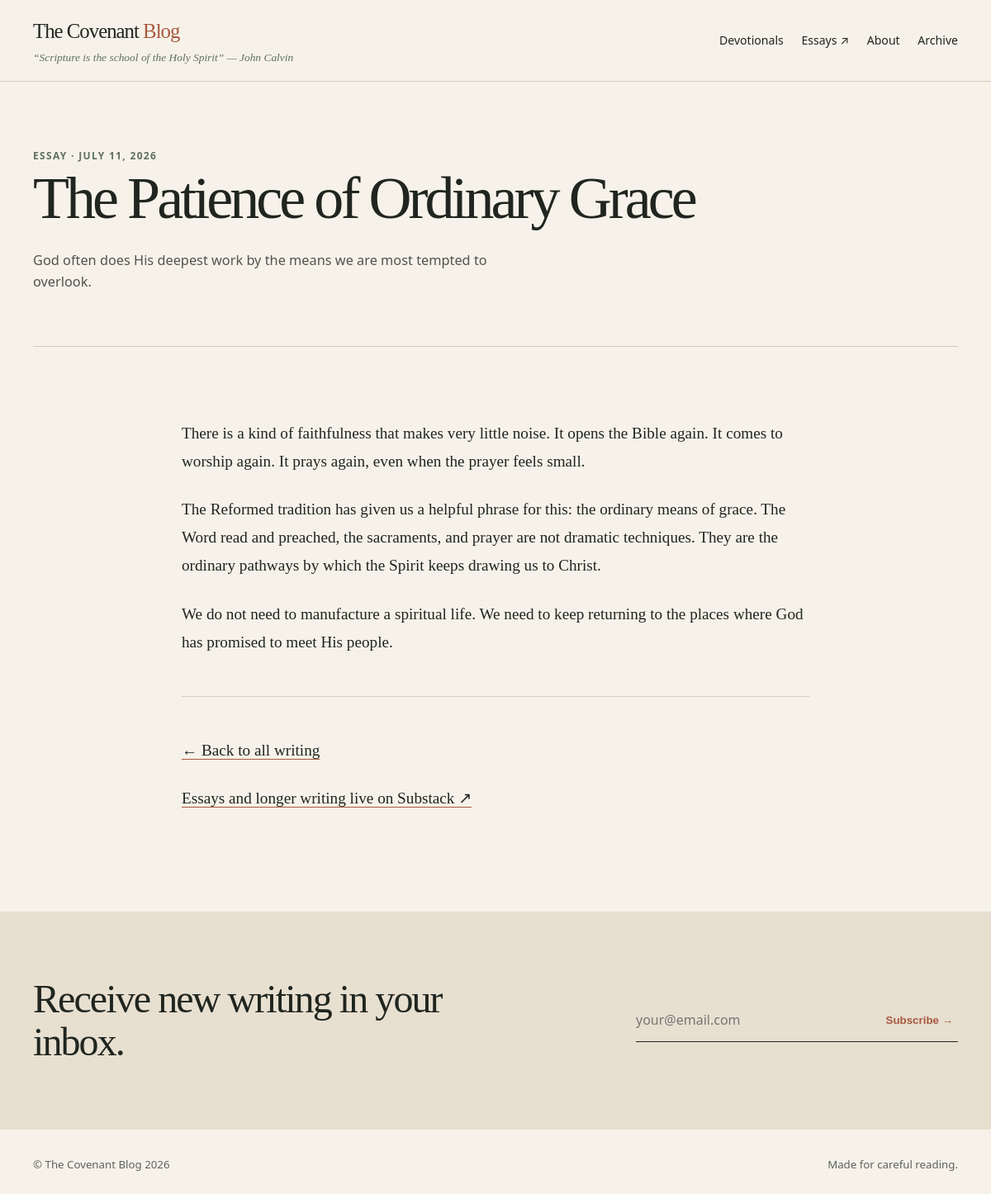
Screenshot of /post.php?post=the-patience-of-ordinary-grace with the database file from the repository.
### tables this page shows
CREATE TABLE posts (
            id INTEGER PRIMARY KEY AUTOINCREMENT,
            slug TEXT UNIQUE NOT NULL,
            title TEXT NOT NULL,
            category TEXT NOT NULL DEFAULT 'Essay',
            excerpt TEXT NOT NULL DEFAULT '',
            body TEXT NOT NULL DEFAULT '',
            status TEXT NOT NULL DEFAULT 'draft',
            published_at TEXT,
            created_at TEXT NOT NULL DEFAULT (datetime('now')),
            updated_at TEXT NOT NULL DEFAULT (datetime('now')),
            views INTEGER NOT NULL DEFAULT 0
        );

### lib/db.php (called while the page is built, shortened)
<?php
function db() {
    static $pdo = null;
    if ($pdo !== null) return $pdo;
    $dir = __DIR__ . '/../data';
    $path = $dir . '/blog.sqlite';
    $fresh = !file_exists($path);
    $pdo = new PDO('sqlite:' . $path);
    $pdo->setAttribute(PDO::ATTR_ERRMODE, PDO::ERRMODE_EXCEPTION);
    $pdo->setAttribute(PDO::ATTR_DEFAULT_FETCH_MODE, PDO::FETCH_ASSOC);
    $pdo->exec('PRAGMA journal_mode = WAL');
    $pdo->exec('PRAGMA foreign_keys = ON');
    return $pdo;
}

### post.php (the view, shortened to what this page needs)
<?php
$slug = isset($_GET['post']) ? $_GET['post'] : '';
$stmt = db()->prepare('SELECT * FROM posts WHERE slug = ?');
$stmt->execute(array($slug));
$post = $stmt->fetch();
$is_preview = $post && $post['status'] !== 'published';
if (!$post || ($is_preview && !is_logged_in())) {
    http_response_code(404);
    $title = 'Not found';
} else {
    $title = $post['title'];
}
?>
<!DOCTYPE html>
<html lang="en">
<head>
<title><?= e($title) ?> | <?= e(setting('site_title')) ?></title>
<link rel="stylesheet" href="/assets/site.css">
</head>
<body>
<header class="site-header">
  <div class="wrap nav">
    <div class="brand-block">
      <a class="brand" href="/"><?= e(setting('brand_main')) ?> <span><?= e(setting('brand_accent')) ?></span></a>
      <?php if (setting('brand_tagline') !== ''): ?>
      <div class="tagline"><?= e(setting('brand_tagline')) ?></div>
      <?php endif; ?>
    </div>
    <nav class="nav-links">
      <a href="/#devotionals">Devotionals</a>
      <?php if (setting('substack_url') !== ''): ?>
      <a href="<?= e(setting('substack_url')) ?>" target="_blank" rel="noopener">Essays &#8599;</a>
      <?php endif; ?>
      <a href="/#about">About</a>
      <a href="/#archive">Archive</a>
    </nav>
  </div>
</header>
<main>
<?php if (!$post || ($is_preview && !is_logged_in())): ?>
  <div class="wrap page-hero">
    <div class="eyebrow">Not found</div>
    <h1 style="font-size:clamp(2.4rem,5vw,4rem)">That page has wandered off.</h1>
    <p><a href="/">Return to the front page &rarr;</a></p>
  </div>
<?php else: ?>
  <div class="wrap page-hero">
    <div class="post-meta">
      <?= e($post['category']) ?> &middot; <?= e(format_date($post['published_at'])) ?>
    </div>
    <h1 style="font-size:clamp(2.6rem,6vw,5rem)"><?= e($post['title']) ?></h1>
    <p class="excerpt"><?= e($post['excerpt']) ?></p>
  </div>
  <article class="prose">
    <?= render_body($post['body']) ?>
    <hr>
    <p><a href="/#archive">&larr; Back to all writing</a></p>
    <?php if (setting('substack_url') !== ''): ?>
    <p><a href="<?= e(setting('substack_url')) ?>" target="_blank" rel="noopener">Essays and longer writing live on Substack &#8599;</a></p>
    <?php endif; ?>
  </article>
  <section class="newsletter" id="subscribe">
    <div class="wrap newsletter-inner">
      <h2><?= e(setting('newsletter_heading')) ?></h2>
      <?php if (isset($_GET['subscribed'])): ?>
        <p class="form-note"><strong>Thank you &mdash; you're on the list.</strong></p>
      <?php else: ?>
        <form class="email-form" method="post" action="/subscribe.php">
          <input type="email" name="email" required placeholder="your@email.com" aria-label="Email address">
          <button type="submit">Subscribe &rarr;</button>
        </form>
      <?php endif; ?>
    </div>
  </section>
<?php endif; ?>
</main>
<footer class="site-footer">
  <div class="wrap footer-inner">
    <div>&copy; <?= e(setting('site_title')) ?> <span><?= date('Y') ?></span></div>
    <div><?= e(setting('footer_note')) ?></div>
  </div>
</footer>
</body>
</html>

### lib/helpers.php (shortened to what this page needs)
<?php
function e($value) {
    return htmlspecialchars((string)$value, ENT_QUOTES, 'UTF-8');
}
function setting($key, $default = '') {
    static $cache = null;
    if ($cache === null) {
        $cache = array();
        foreach (db()->query('SELECT key, value FROM settings') as $row) {
            $cache[$row['key']] = $row['value'];
        }
    }
    return isset($cache[$key]) ? $cache[$key] : $default;
}
function format_date($ymd) {
    $ts = strtotime($ymd);
    return $ts ? date('F j, Y', $ts) : $ymd;
}
function render_body($text) {
    $blocks = preg_split("/\n\s*\n/", trim(str_replace("\r\n", "\n", (string)$text)));
    $html = '';
    foreach ($blocks as $block) {
        $block = trim($block);
        if (strpos($block, '## ') === 0) {
            $html .= '<h2>' . inline_format(substr($block, 3)) . "</h2>\n";
        } elseif (strpos($block, '> ') === 0) {
            $lines = array();
            foreach (explode("\n", $block) as $line) {
                $lines[] = preg_replace('/^>\s?/', '', $line);
            }
            $html .= '<blockquote><p>' . inline_format(implode(' ', $lines)) . "</p></blockquote>\n";
        } else {
            $html .= '<p>' . nl2br(inline_format($block)) . "</p>\n";
        }
    }
    return $html;
}
function inline_format($text) {
    $text = e($text);
    $text = preg_replace('/\*\*(.+?)\*\*/s', '<strong>$1</strong>', $text);
    $text = preg_replace('/\*(.+?)\*/s', '<em>$1</em>', $text);
    $text = preg_replace_callback('/\[([^\]]+)\]\((https?:\/\/[^\s)]+)\)/', function ($m) {
        return '<a href="' . $m[2] . '">' . $m[1] . '</a>';
    }, $text);
    return $text;
}

### assets/site.css (style rules this page uses)
:root { --ink:#20251f;--pine:#263b31;--moss:#60705c;--paper:#f6f2e9;--sand:#e7dfd0;--clay:#a8593f;--line:#d5cbbb;--serif:Georgia,'Times New Roman',serif;--sans:ui-sans-serif,system-ui,-apple-system,BlinkMacSystemFont,'Segoe UI',sans-serif }
* { box-sizing:border-box }
html { scroll-behavior:smooth }
body { margin:0;background:var(--paper);color:var(--ink);font-family:var(--sans);line-height:1.6 }
a { color:inherit;text-decoration-color:var(--clay);text-underline-offset:4px }
.wrap { width:min(1120px,calc(100% - 3rem));margin:auto }
h1,h2,h3 { font-family:var(--serif);line-height:1.08;font-weight:500 }
h1 { font-size:clamp(3rem,7vw,6.7rem);letter-spacing:-.055em;margin:.25rem 0 1.4rem }
h2 { font-size:clamp(2rem,4vw,3.3rem);letter-spacing:-.04em;margin:.2rem 0 1rem }
.site-header { border-bottom:1px solid var(--line);padding:1.1rem 0;background:rgba(246,242,233,.94);position:sticky;top:0;z-index:4;backdrop-filter:blur(12px) }
.nav { display:flex;justify-content:space-between;align-items:center;gap:2rem }
.brand { font-family:var(--serif);font-size:1.55rem;text-decoration:none;letter-spacing:-.04em }
.brand span { color:var(--clay) }
.brand-block { display:flex;flex-direction:column;gap:.1rem }
.tagline { font-family:var(--serif);font-style:italic;font-size:.84rem;color:var(--moss) }
.nav-links { display:flex;align-items:center;gap:1.35rem;font-size:.88rem }
.nav-links a { text-decoration:none }
.post-meta { font-size:.75rem;letter-spacing:.11em;text-transform:uppercase;color:var(--moss);font-weight:700 }
.excerpt { font-size:1.02rem;color:#50554e;max-width:38rem }
.newsletter { padding:5rem 0;background:var(--sand) }
.newsletter-inner { display:flex;justify-content:space-between;gap:2rem;align-items:center }
.newsletter h2 { max-width:570px;margin:0 }
.email-form { display:flex;border-bottom:1px solid var(--ink);min-width:min(390px,100%) }
.email-form input { background:transparent;border:0;padding:.8rem 0;font:inherit;flex:1;outline:0 }
.email-form button { border:0;background:transparent;color:var(--clay);font-weight:700;cursor:pointer }
.site-footer { padding:2rem 0;color:#5c625c;font-size:.83rem }
.footer-inner { display:flex;justify-content:space-between;gap:1rem }
.page-hero { padding:5rem 0 3rem;border-bottom:1px solid var(--line) }
.prose { width:min(760px,calc(100% - 3rem));margin:0 auto;padding:4rem 0 6rem;font-family:var(--serif);font-size:1.2rem;line-height:1.78 }
.prose p { margin:1.25em 0 }
.prose hr { border:0;border-top:1px solid var(--line);margin:3rem 0 }

### rows the page displays
posts: category "ESSAY", published_at "JULY 11, 2026", title "The Patience of Ordinary Grace", excerpt "God often does His deepest work by the means we are most tempted to overlook.", body "There is a kind of faithfulness that makes very little noise. It opens the Bible again. It comes to worship again. It prays again, even when the prayer feels small.", body "The Reformed tradition has given us a helpful phrase for this: the ordinary means of grace. The Word read and preached, the sacraments, and prayer are not dramatic techniques. They are the ordinary pathways by which the Spirit keeps drawing us to Christ.", body "We do not need to manufacture a spiritual life. We need to keep returning to the places where God has promised to meet His people."

### other values shown
setting('brand_main') "The Covenant"
setting('brand_accent') "Blog"
setting('brand_tagline') "“Scripture is the school of the Holy Spirit” — John Calvin"
setting('newsletter_heading') "Receive new writing in your inbox."
setting('site_title') "The Covenant Blog"
setting('footer_note') "Made for careful reading."
